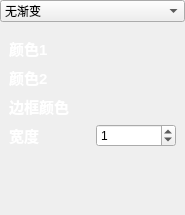
<?xml version="1.0" encoding="UTF-8"?>
<ui version="4.0">
 <class>VERectangleSettings</class>
 <widget class="QWidget" name="VERectangleSettings">
  <property name="geometry">
   <rect>
    <x>0</x>
    <y>0</y>
    <width>185</width>
    <height>215</height>
   </rect>
  </property>
  <property name="windowTitle">
   <string>Form</string>
  </property>
  <layout class="QGridLayout" name="gridLayout">
   <property name="leftMargin">
    <number>0</number>
   </property>
   <property name="topMargin">
    <number>0</number>
   </property>
   <property name="rightMargin">
    <number>0</number>
   </property>
   <property name="bottomMargin">
    <number>0</number>
   </property>
   <item row="2" column="0">
    <spacer name="verticalSpacer">
     <property name="orientation">
      <enum>Qt::Vertical</enum>
     </property>
     <property name="sizeHint" stdset="0">
      <size>
       <width>20</width>
       <height>40</height>
      </size>
     </property>
    </spacer>
   </item>
   <item row="0" column="0">
    <widget class="QComboBox" name="comboBox">
     <item>
      <property name="text">
       <string>无渐变</string>
      </property>
     </item>
     <item>
      <property name="text">
       <string>渐变</string>
      </property>
     </item>
    </widget>
   </item>
   <item row="1" column="0">
    <widget class="QWidget" name="fillingWidget" native="true">
     <layout class="QGridLayout" name="gridLayout_2">
      <item row="3" column="1">
       <widget class="QSpinBox" name="borderWidth">
        <property name="minimum">
         <number>0</number>
        </property>
        <property name="maximum">
         <number>200</number>
        </property>
        <property name="value">
         <number>1</number>
        </property>
       </widget>
      </item>
      <item row="2" column="1">
       <widget class="ColorLabel" name="borderColor">
        <property name="text">
         <string/>
        </property>
       </widget>
      </item>
      <item row="3" column="0">
       <widget class="QLabel" name="label_4">
        <property name="font">
         <font>
          <family>Arial</family>
          <pointsize>11</pointsize>
          <weight>75</weight>
          <bold>true</bold>
         </font>
        </property>
        <property name="text">
         <string>&lt;font color=&quot;white&quot;&gt;宽度&lt;/font&gt;</string>
        </property>
       </widget>
      </item>
      <item row="0" column="1">
       <widget class="ColorLabel" name="color_1">
        <property name="text">
         <string/>
        </property>
       </widget>
      </item>
      <item row="0" column="0">
       <widget class="QLabel" name="labelColor_1">
        <property name="font">
         <font>
          <family>Arial</family>
          <pointsize>11</pointsize>
          <weight>75</weight>
          <bold>true</bold>
         </font>
        </property>
        <property name="text">
         <string>&lt;font color=&quot;white&quot;&gt;颜色1&lt;/font&gt;</string>
        </property>
       </widget>
      </item>
      <item row="2" column="0">
       <widget class="QLabel" name="label_2">
        <property name="font">
         <font>
          <family>Arial</family>
          <pointsize>11</pointsize>
          <weight>75</weight>
          <bold>true</bold>
         </font>
        </property>
        <property name="text">
         <string>&lt;font color=&quot;white&quot;&gt;边框颜色&lt;/font&gt;</string>
        </property>
       </widget>
      </item>
      <item row="1" column="0">
       <widget class="QLabel" name="labelColor_2">
        <property name="font">
         <font>
          <family>Arial</family>
          <pointsize>11</pointsize>
          <weight>75</weight>
          <bold>true</bold>
         </font>
        </property>
        <property name="text">
         <string>&lt;font color=&quot;white&quot;&gt;颜色2&lt;/font&gt;</string>
        </property>
       </widget>
      </item>
      <item row="1" column="1">
       <widget class="ColorLabel" name="color_2">
        <property name="text">
         <string/>
        </property>
       </widget>
      </item>
     </layout>
    </widget>
   </item>
  </layout>
 </widget>
 <customwidgets>
  <customwidget>
   <class>ColorLabel</class>
   <extends>QLabel</extends>
   <header>colorlabel.h</header>
  </customwidget>
 </customwidgets>
 <resources/>
 <connections/>
</ui>
